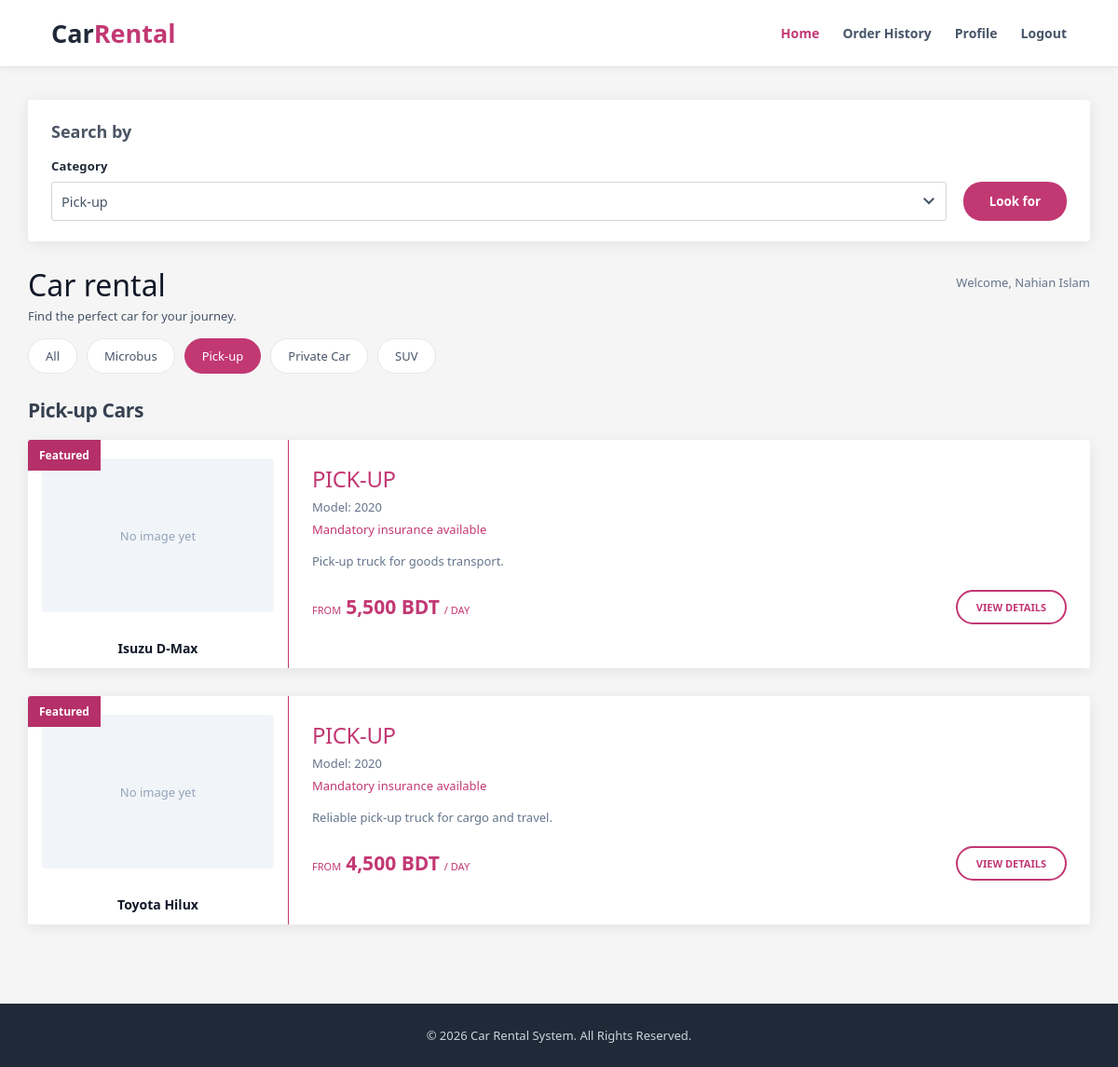
Page /views/homepage.php?type=Pick-up (signed in) on the committed database.
### tables this page shows
CREATE TABLE `users` (
  `id` int(10) UNSIGNED NOT NULL,
  `NAME` varchar(100) NOT NULL,
  `email` varchar(150) NOT NULL,
  `password_hash` varchar(255) NOT NULL,
  `role` enum('admin','member') NOT NULL DEFAULT 'member',
  `profile_picture` varchar(255) DEFAULT NULL,
  `address` varchar(255) DEFAULT NULL,
  `phone` varchar(20) DEFAULT NULL,
  `created_at` timestamp NOT NULL DEFAULT current_timestamp()
);

CREATE TABLE `cars` (
  `id` int(10) UNSIGNED NOT NULL,
  `NAME` varchar(100) NOT NULL,
  `model` varchar(100) NOT NULL,
  `TYPE` varchar(50) NOT NULL,
  `price_per_day` decimal(10,2) NOT NULL,
  `availability_status` enum('available','unavailable') NOT NULL DEFAULT 'available',
  `image_path` varchar(255) DEFAULT NULL,
  `description` text DEFAULT NULL,
  `created_at` timestamp NOT NULL DEFAULT current_timestamp()
);

### controllers/home_control.php (called while the page is built, shortened)
<?php
require_once __DIR__ . "/../models/db.php";
require_once __DIR__ . "/../models/session_helper.php";
$currentUser = requireLogin();
$db   = new mydb();
$conn = $db->openConn();
$carTypes = $db->getDistinctCarTypes($conn);
$categories = array("All");
foreach ($carTypes as $oneType) {
    $categories[] = $oneType;
}
$selectedCategory = "All";
if (isset($_GET["type"])) {
    $wanted = trim($_GET["type"]);
    if (in_array($wanted, $categories)) {
        $selectedCategory = $wanted;
    }
}
$cars = $db->getAvailableCars($conn, $selectedCategory);

### models/db.php (called while the page is built, shortened)
<?php
class mydb
{
    function findUserById($conn, $userId)
    {
        $sql = "SELECT id, NAME AS name, email, password_hash, role,
                       profile_picture, address, phone
                FROM users
                WHERE id = ?
                LIMIT 1";
        $stmt = $conn->prepare($sql);
        $stmt->bind_param("i", $userId);
        $stmt->execute();
        $result = $stmt->get_result();
        $row    = $result->fetch_assoc();
        return $row;
    }
    function getDistinctCarTypes($conn)
    {
        $sql = "SELECT DISTINCT TRIM(TYPE) AS type
                FROM cars
                ORDER BY type ASC";
        $stmt = $conn->prepare($sql);
        $stmt->execute();
        $result = $stmt->get_result();
        $types = array();
        while ($row = $result->fetch_assoc()) {
            $types[] = $row["type"];
        }
        return $types;
    }
    function getAvailableCars($conn, $type)
    {
        if ($type == "All") {
            $sql = "SELECT id, NAME AS name, model, TRIM(TYPE) AS type,
                           price_per_day, availability_status,
                           image_path, IFNULL(description, '') AS description
                    FROM cars
                    WHERE availability_status = 'available'
                    ORDER BY id ASC";
            $stmt = $conn->prepare($sql);
        } else {
            $sql = "SELECT id, NAME AS name, model, TRIM(TYPE) AS type,
                           price_per_day, availability_status,
                           image_path, IFNULL(description, '') AS description
                    FROM cars
                    WHERE availability_status = 'available'
                      AND TRIM(TYPE) = ?
                    ORDER BY id ASC";
            $stmt = $conn->prepare($sql);
            $stmt->bind_param("s", $type);
        }
        $stmt->execute();
        $result = $stmt->get_result();
        $cars = array();
        while ($row = $result->fetch_assoc()) {
            $cars[] = $row;
        }
        return $cars;
    }
}

### models/session_helper.php (called while the page is built, shortened)
<?php
require_once __DIR__ . "/db.php";
function requireLogin()
{
    $db   = new mydb();
    $conn = $db->openConn();
    $user = $db->findUserById($conn, $_SESSION["user_id"]);
    return $user;
}

### views/homepage.php (the view, shortened to what this page needs)
<?php
require_once __DIR__ . "/../controllers/home_control.php";
?>
<!DOCTYPE html>
<html lang="en">
<head>
    <link rel="stylesheet" href="../public/css/style.css">
</head>
<body class="homepage">
    <header class="homepage-header">
        <div class="logo">
            Car<span>Rental</span>
        </div>
        <nav>
            <a href="homepage.php" class="active">Home</a>
            <a href="order_history.php">Order History</a>
            <a href="profile.php">Profile</a>
            <a href="../controllers/login_control.php?logout=true">Logout</a>
        </nav>
    </header>
    <main class="rental-container">
        <div class="search-sidebar">
            <h3>Search by</h3>
            <form method="get" action="homepage.php">
                <div class="search-fields">
                    <div class="field-group">
                        <label for="categorySelect">Category</label>
                        <select id="categorySelect" name="type">
                            <?php foreach ($categories as $category) { ?>
                                <option
                                    value="<?php echo htmlspecialchars($category); ?>"
                                    <?php if ($category == $selectedCategory) { echo "selected"; } ?>
                                >
                                    <?php echo htmlspecialchars($category); ?>
                                </option>
                            <?php } ?>
                        </select>
                    </div>
                    <button type="submit" class="search-button">Look for</button>
                </div>
            </form>
        </div>
        <section class="car-list">
            <div class="page-title">
                <div>
                    <h1>Car rental</h1>
                    <p>Find the perfect car for your journey.</p>
                </div>
                <span class="welcome">
                    Welcome, <?php echo htmlspecialchars($currentUser["name"]); ?>
                </span>
            </div>
            <div class="category-bar">
                <?php foreach ($categories as $category) { ?>
                    <a
                        href="homepage.php?type=<?php echo urlencode($category); ?>"
                        class="category-link<?php if ($category == $selectedCategory) { echo " active"; } ?>"
                    >
                        <?php echo htmlspecialchars($category); ?>
                    </a>
                <?php } ?>
            </div>
            <h2 class="section-title">
                <?php
                if ($selectedCategory == "All") {
                    echo "Featured Cars";
                } else {
                    echo htmlspecialchars($selectedCategory) . " Cars";
                }
                ?>
            </h2>
            <?php foreach ($cars as $car) { ?>
                <article class="car-card">
                    <div class="car-image-container">
                        <div class="discount">Featured</div>
                        <?php
                        $imageFile = "../public/uploads/cars/" . $car["image_path"];
                        ?>
                        <?php if ($car["image_path"] != "" && file_exists($imageFile)) { ?>
                            <img
                                src="<?php echo htmlspecialchars($imageFile); ?>"
                                alt="<?php echo htmlspecialchars($car["name"]); ?>"
                            >
                        <?php } else { ?>
                            <div class="no-image">No image yet</div>
                        <?php } ?>
                        <h3><?php echo htmlspecialchars($car["name"]); ?></h3>
                    </div>
                    <div class="car-details">
                        <h2><?php echo htmlspecialchars(strtoupper($car["type"])); ?></h2>
                        <p class="car-model">
                            Model: <?php echo htmlspecialchars($car["model"]); ?>
                        </p>
                        <p class="insurance">Mandatory insurance available</p>
                        <p class="description">
                            <?php echo htmlspecialchars($car["description"]); ?>
                        </p>
                        <div class="car-bottom">
                            <div class="price">
                                <small>FROM</small>
                                <strong><?php echo number_format($car["price_per_day"]); ?> BDT</strong>
                                <small>/ DAY</small>
                            </div>
                            <a href="car_details.php?id=<?php echo $car["id"]; ?>" class="details-button">
                                VIEW DETAILS
                            </a>
                        </div>
                    </div>
                </article>
            <?php } ?>
        </section>
    </main>
    <footer class="homepage-footer">
        <p>&copy; 2026 Car Rental System. All Rights Reserved.</p>
    </footer>
</body>
</html>

### rows in the picture
users: NAME "Nahian Islam"
cars: image_path "No image yet", NAME "Isuzu D-Max", type "PICK-UP", model "2020", description "Pick-up truck for goods transport.", price_per_day "5,500"
cars: image_path "No image yet", NAME "Toyota Hilux", type "PICK-UP", model "2020", description "Reliable pick-up truck for cargo and travel.", price_per_day "4,500"

### other values in the picture
$category "All"
$category "Microbus"
$category "Pick-up"
$category "Private Car"
$category "SUV"
$selectedCategory "Pick-up"
form field type "Pick-up"
